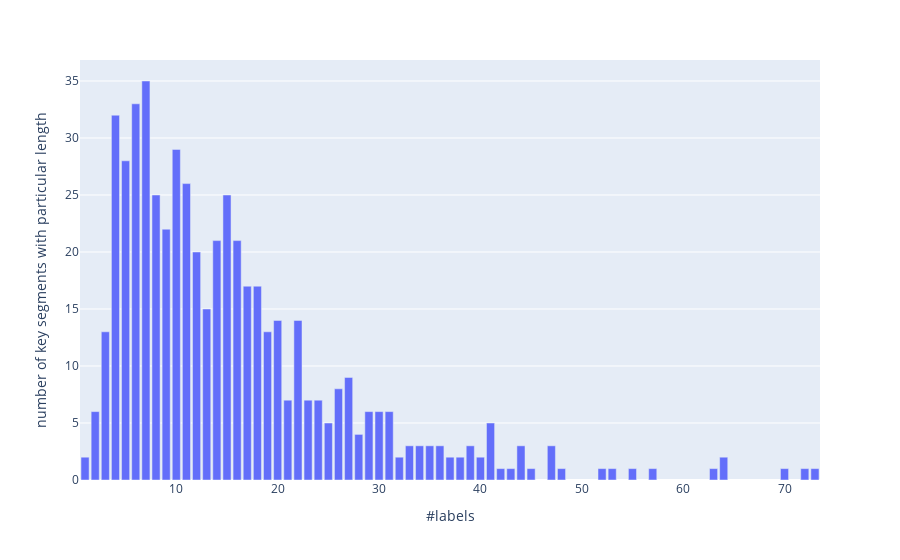

Write notebook code for a chart like this one.
### Code cell
segment_lengths = df.groupby('key_regions').size()
segment_lengths_aggr = segment_lengths.value_counts()
px.bar(x=segment_lengths_aggr.index, y=segment_lengths_aggr, labels=dict(x='#labels', y='number of key segments with particular length'))

### Figure 1 — Plotly figure (JSON) as saved in the notebook; plotly's stock layout.template omitted (floating-point values rounded to 4 significant figures)
{"data": [{"alignmentgroup": "True", "hovertemplate": "#labels=%{x}<br>number of key segments with particular length=%{y}<extra></extra>", "legendgroup": "", "marker": {"color": "#636efa", "pattern": {"shape": ""}}, "name": "", "offsetgroup": "", "orientation": "v", "showlegend": false, "textposition": "auto", "type": "bar", "x": [7, 6, 4, 10, 5, 11, 15, 8, 9, 14, 16, 12, 17, 18, 13, 22, 20, 19, 3, 27, 26, 21, 23, 24, 2, 31, 30, 29, 25, 41, 28, 39, 44, 33, 34, 35, 36, 47, 1, 37, 38, 40, 64, 32, 72, 55, 70, 63, 57, 48, 53, 52, 45, 43, 42, 73], "xaxis": "x", "y": [35, 33, 32, 29, 28, 26, 25, 25, 22, 21, 21, 20, 17, 17, 15, 14, 14, 13, 13, 9, 8, 7, 7, 7, 6, 6, 6, 6, 5, 5, 4, 3, 3, 3, 3, 3, 3, 3, 2, 2, 2, 2, 2, 2, 1, 1, 1, 1, 1, 1, 1, 1, 1, 1, 1, 1], "yaxis": "y"}], "layout": {"autosize": true, "barmode": "relative", "legend": {"tracegroupgap": 0}, "margin": {"t": 60}, "xaxis": {"anchor": "y", "autorange": true, "domain": [0, 1], "range": [0.5, 73.5], "title": {"text": "#labels"}, "type": "linear"}, "yaxis": {"anchor": "x", "autorange": true, "domain": [0, 1], "range": [0, 36.84], "title": {"text": "number of key segments with particular length"}, "type": "linear"}}}
